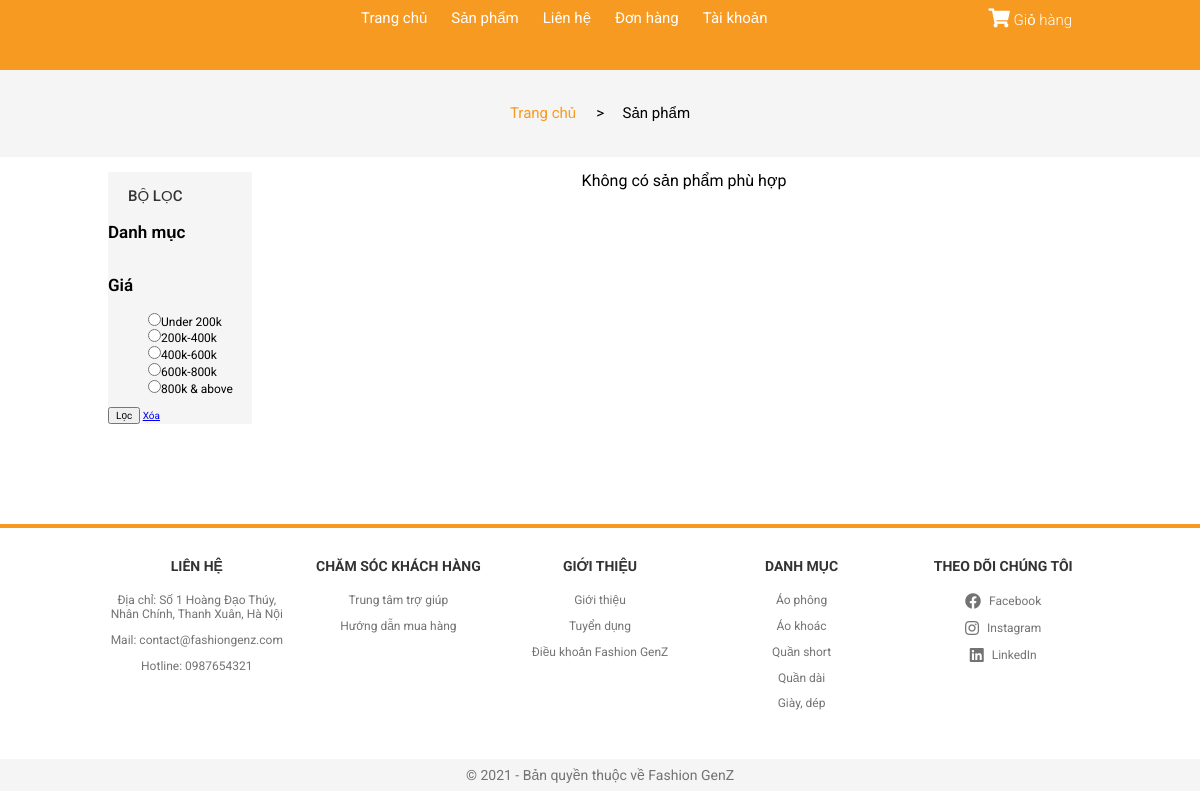
The page /?controller=sanpham on the database as committed earlier.
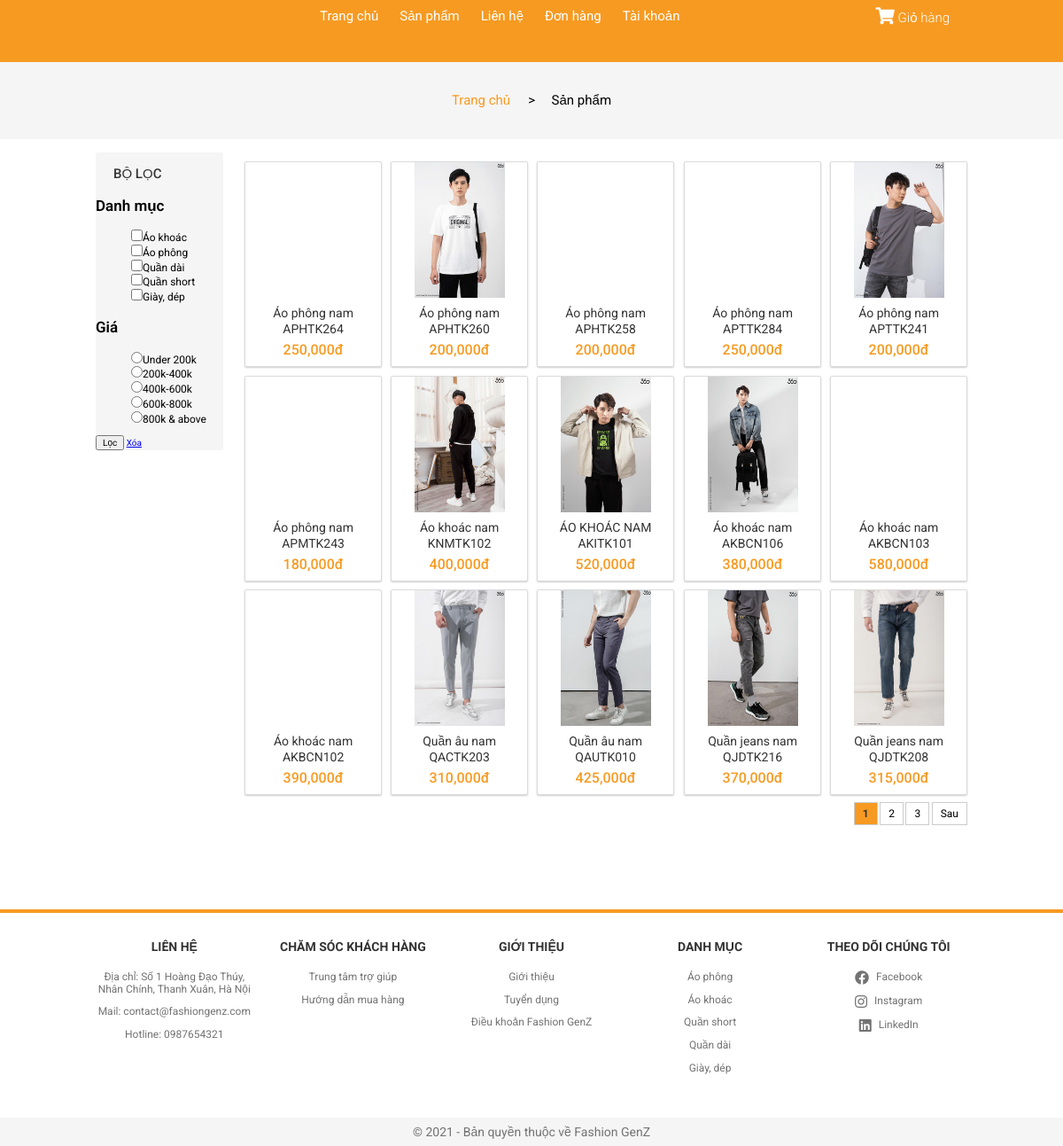
The same page on the database as committed later.
### tables this page shows
CREATE TABLE `catalog` (
  `id` int(11) NOT NULL,
  `name` varchar(100) DEFAULT NULL
);

CREATE TABLE `product` (
  `id` int(11) NOT NULL,
  `name` varchar(200) DEFAULT NULL,
  `price` int(11) DEFAULT NULL,
  `image` varchar(200) DEFAULT NULL,
  `description` varchar(1000) DEFAULT NULL,
  `qty` int(11) DEFAULT NULL,
  `catalog` int(11) DEFAULT NULL,
  `total_rate` int(11) DEFAULT NULL,
  `rate_times` int(11) DEFAULT NULL,
  `image2` varchar(200) DEFAULT NULL,
  `image3` varchar(200) DEFAULT NULL,
  `image4` varchar(200) DEFAULT NULL
);

### Controller/C-sanpham.php (called while the page is built, shortened)
<?php
    $catalog = $database->get('catalog',array());
               $item_per_page = !empty($_GET['per_page'])?$_GET['per_page']:15;
               $current_page = !empty($_GET['page'])?$_GET['page']:1;
               $offset = ($current_page - 1) * $item_per_page;
               $product = $database->get_offset('product',array(),$item_per_page,$offset);
    require_once './View/V-sanpham.php';
?>

### Model/M-database.php (called while the page is built, shortened)
<?php
    class database{
        protected $conn= null;
        protected $host='localhost';
        protected $user='root';
        protected $pass='';
        protected $dbname='fashiongenz';
        public function connect(){
             $this->conn = new mysqli($this->host,$this->user,$this->pass,$this->dbname);
        }
        public function get($table,$condition=array()){
          $sql= "SELECT * FROM $table ";
          $query = mysqli_query($this->conn, $sql);
          $result=array();
          if ($query){
               while ($row= mysqli_fetch_assoc($query)){
                    $result[]=$row;
               }
          }
          return $result;
     }
     public function get_offset($table,$condition=array(),$item_per_page,$offset){
          $sql= "SELECT * FROM $table";
          if (isset($item_per_page)){
               $sql .= " ORDER BY `id` ASC  LIMIT " . $item_per_page ;
          }
          if (isset($offset)){
               $sql .= " OFFSET " . $offset;
          }
          $query = mysqli_query($this->conn,$sql);
          $result=array();
          if ($query){
               while ($row= mysqli_fetch_assoc($query)){
                    $result[]=$row;
               }
          }
          return $result;
     }
    }
?>

### View/V-sanpham.php (the view, shortened to what the rows shown need)
<!DOCTYPE html>
<html lang="en">
<head>
    <link rel="stylesheet" href="./Assets/Css/grid.css">
    <link rel="stylesheet" href="./Assets/Css/responsive.css">
    <link rel="stylesheet" href="./Assets/Css/main.css">
    <link rel="stylesheet" href="./Assets/Css/base.css">
    <link rel="stylesheet" href="https://cdnjs.cloudflare.com/ajax/libs/normalize/8.0.1/normalize.min.css" />
    <link rel="stylesheet" href="./Assets/Fonts/fontawesome-free-5.15.3-web/css/all.min.css">
</head>
<body>
        <div class="app">
            <div class="content">
                <div class="product">
                    <div class="grid wide">
                        <div class="row">
                            <div class="col l-2 m-0 c-0">
                                <nav class="catalog">
                                    <form action="?controller=sanpham" method="post">
                                    <ul class="catalog__list">
                                        <?php foreach ($catalog as $key => $value){ ?>
                                            <li class="catalog__item">
                                                <input class="find" type="checkbox" class="find" name="catalog[]" value="<?php echo $value['id'] ?>" <?php if(isset($catalog_id) && ($catalog_id == $value['id'])){ echo "checked"; } ?> ><?php echo $value['name'] ?>
                                            </li>
                                        <?php } ?>
                                    </ul>
                                    </form>
                                </nav>
                            </div>
                            <div class="col l-10 m-12 c-12">
                                <div class="row sm-gutter">
                                    <?php
                                    foreach ($product as $key => $value){
                                    ?>
                                    <div class="col l-2-4 m-4 c-6">
                                        <div class="home-product-item">
                                            <a href="?controller=chitietsanpham&id=<?php echo $value['id'] ?>" class="home-product-item__link">
                                                <div class="home-product-item__img" style="background-image: url('<?php echo $value['image'] ?>');"></div>
                                                <h4 class="home-product-item__name"><?php echo $value['name'] ?></h4>
                                                <div class="hone-product-item__price">
                                                    <span class="home-product-item__price-current">
                                                        <?php echo number_format($value['price']); ?>đ
                                                    </span>
                                                </div>
                                            </a>
                                        </div>
                                    </div>
                                    <?php } ?>
                                </div>
                            </div>
                        </div>
                    </div>
                </div>
            </div>
        </div>
</body>
</html>

Rows that differ between the two databases and show on the page:
added catalog: name "Áo khoác"
added catalog: name "Áo phông"
added catalog: name "Quần dài"
added catalog: name "Quần short"
added catalog: name "Giày, dép"
added product: name "Áo phông nam APHTK264", price "250,000"
added product: image (picture), name "Áo phông nam APHTK260", price "200,000"
added product: name "Áo phông nam APHTK258", price "200,000"
added product: name "Áo phông nam APTTK284", price "250,000"
added product: image (picture), name "Áo phông nam APTTK241", price "200,000"
added product: name "Áo phông nam APMTK243", price "180,000"
added product: image (picture), name "Áo khoác nam KNMTK102", price "400,000"
added product: image (picture), name "ÁO KHOÁC NAM AKITK101", price "520,000"
added product: image (picture), name "Áo khoác nam AKBCN106", price "380,000"
added product: name "Áo khoác nam AKBCN103", price "580,000"
added product: name "Áo khoác nam AKBCN102", price "390,000"
added product: image (picture), name "Quần âu nam QACTK203", price "310,000"
added product: image (picture), name "Quần âu nam QAUTK010", price "425,000"
added product: image (picture), name "Quần jeans nam QJDTK216", price "370,000"
added product: image (picture), name "Quần jeans nam QJDTK208", price "315,000"
Other text that changed with them:
new list line: "1"
new list line: "2"
new list line: "3"
text no longer shown: "Không có sản phẩm phù hợp"
text now shown: "Sau"
